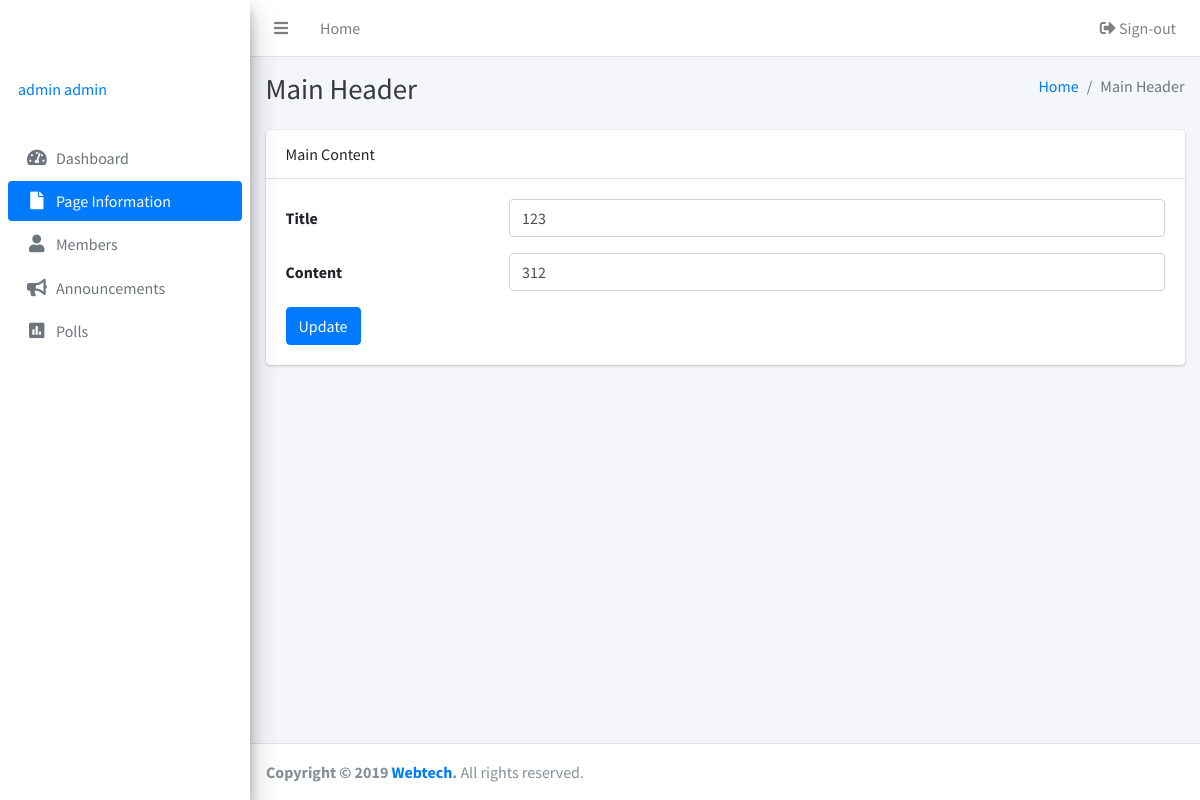
The app's page /admins/page.php (signed in), older data.
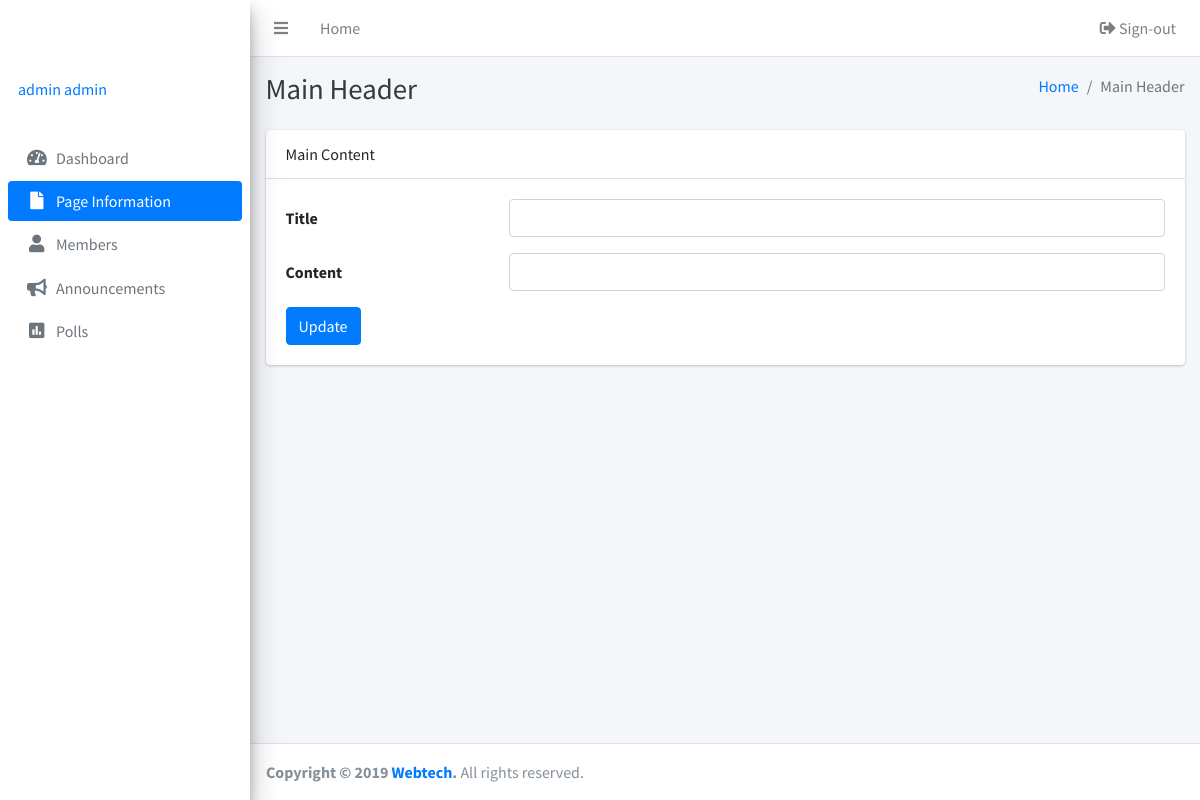
The same page, newer data.
### tables this page shows
CREATE TABLE IF NOT EXISTS `accounts` (
  `id` int(255) NOT NULL AUTO_INCREMENT,
  `firstname` varchar(255) NOT NULL,
  `lastname` varchar(255) NOT NULL,
  `username` varchar(255) NOT NULL,
  `email` varchar(255) NOT NULL,
  `password` varchar(255) NOT NULL,
  `role` enum('super','admin') NOT NULL,
  `status` enum('Enabled','Disabled') NOT NULL,
  PRIMARY KEY (`id`),
  UNIQUE KEY `username` (`username`)
);

CREATE TABLE IF NOT EXISTS `maincontent` (
  `id` int(255) NOT NULL AUTO_INCREMENT,
  `title` varchar(255) NOT NULL,
  `content` longtext NOT NULL,
  PRIMARY KEY (`id`)
);

### admins/inc/session.php (called while the page is built, shortened)
<?php
	include 'inc/db.php';;
	if(isset($_SESSION['admin'])){
		$sql = mysqli_query($db, "SELECT * FROM accounts where `username` = '".$_SESSION['admin']."'");
		$user = mysqli_fetch_assoc($sql);
	}
	else{
		header('location: login.php');
		exit();
	}
?>

### admins/page.php (the view, shortened to what this page needs)
<?php
  include 'inc/session.php';
  include 'inc/header.php';
 ?>
<?php
$link = "Information";
?>
<body class="hold-transition sidebar-mini">
<div class="wrapper">
<?php include 'inc/navbar.php'; ?>
  <div class="content-wrapper">
    <div class="content-header">
      <div class="container-fluid">
        <div class="row mb-2">
          <div class="col-sm-6">
            <h1 class="m-0 text-dark">Main Header</h1>
          </div>
          <div class="col-sm-6">
            <ol class="breadcrumb float-sm-right">
              <li class="breadcrumb-item"><a href="#">Home</a></li>
              <li class="breadcrumb-item active">Main Header</li>
            </ol>
          </div>
        </div>
      </div>
    </div>
    <div class="content">
      <div class="container-fluid">
         <div class="row">
          <div class="col-12">
            <div class="card">
              <div class="card-header">
               Main Content
              </div>
              <div class="card-body">
               <form class="form-horizontal" action="page.php" method="post" >
                <?php
                  $sql = mysqli_query($db, "SELECT * FROM maincontent");
                  $content = mysqli_fetch_assoc($sql);
                ?>
                  <div class="form-group row">
                    <label for="inputEmail3" class="col-sm-3 col-form-label">Title</label>
                    <div class="col-sm-9">
                      <input type="text" class="form-control" value="<?php echo $content['title'];?>" name="title" required>
                    </div>
                  </div>
                  <div class="form-group row">
                    <label for="inputEmail3" class="col-sm-3 col-form-label">Content</label>
                    <div class="col-sm-9">
                      <input type="text" class="form-control" value="<?php echo $content['content'];?>" name="content" required>
                    </div>
                  </div>
                  <button type="submit" class="btn btn-primary" name="submit">Update</button>
                  </form>
              </div>
            </div>
          </div>
        </div>
      </div>
    </div>
  </div>
  <?php include 'inc/footer.php'; ?>
</div>
</body>
</html>

### admins/inc/header.php (shortened to what this page needs)
<!DOCTYPE html>
<html lang="en">
<head>
  <link rel="stylesheet" href="plugins/fontawesome-free/css/all.min.css">
  <link rel="stylesheet" href="dist/css/adminlte.min.css">
</head>

### admins/inc/navbar.php
  <nav class="main-header navbar navbar-expand navbar-white navbar-light">
    <ul class="navbar-nav">
      <li class="nav-item">
        <a class="nav-link" data-widget="pushmenu" href="#"><i class="fas fa-bars"></i></a>
      </li>
      <li class="nav-item d-none d-sm-inline-block">
        <a href="index3.html" class="nav-link">Home</a>
      </li>
    </ul>
    <ul class="navbar-nav ml-auto">
      <li class="nav-item">
        <a class="nav-link" href="logout.php"><i class="nav-icon fas fa-sign-out-alt"></i> Sign-out</a>
      </li>
    </ul>
  </nav>
  <aside class="main-sidebar sidebar-gray elevation-4">
    <a href="index3.html" class="brand-link">
      <span class="brand-text font-weight-light">OrgIT</span>
    </a>
    <div class="sidebar">
      <div class="user-panel mt-3 pb-3 mb-3 d-flex">
        <div class="info">
          <a href="#" class="d-block"><?php echo $user['firstname']. ' '.$user['lastname']; ?></a>
        </div>
      </div>
<?php if($user['role'] == 'super'): ?>
      <nav class="mt-2">
        <ul class="nav nav-pills nav-sidebar flex-column" data-widget="treeview" role="menu" data-accordion="false">
          <li class="nav-item">
            <a href="index.php" class="nav-link <?php if($link == 'Dashboard') {echo 'active';} ?>">
              <i class="nav-icon fas fa-tachometer-alt"></i>
              <p>
                Dashboard
              </p>
            </a>
          </li>
          <li class="nav-item">
            <a href="page.php" class="nav-link <?php if($link == 'Information') {echo 'active';} ?>">
              <i class="nav-icon fas fa-file"></i>
              <p>
                Page Information
              </p>
            </a>
          </li>
          <li class="nav-item">
            <a href="allaccounts.php" class="nav-link <?php if($link == 'Accounts') {echo 'active';} ?>">
              <i class="nav-icon fas fa-users"></i>
              <p>
                All Accounts
              </p>
            </a>
          </li>
          <li class="nav-item">
            <a href="announcements.php" class="nav-link <?php if($link == 'Announcements') {echo 'active';} ?>">
              <i class="nav-icon fas fa-bullhorn"></i>
              <p>
                Announcements
              </p>
            </a>
          </li>
          <li class="nav-item">
            <a href="poll.php" class="nav-link <?php if($link == 'Polls') {echo 'active';} ?>">
              <i class="nav-icon fas fa-poll"></i>
              <p>
                Polls
              </p>
            </a>
          </li>
          <li class="nav-item">
            <a href="semester.php" class="nav-link <?php if($link == 'Semester') {echo 'active';} ?>">
              <i class="nav-icon fas fa-cog"></i>
              <p>
                Settings
              </p>
            </a>
          </li>
        </ul>
      </nav>
  <?php else: ?>
      <nav class="mt-2">
        <ul class="nav nav-pills nav-sidebar flex-column" data-widget="treeview" role="members" data-accordion="false">
          <li class="nav-item">
            <a href="index.php" class="nav-link <?php if($link == 'Dashboard') {echo 'active';} ?>">
              <i class="nav-icon fas fa-tachometer-alt"></i>
              <p>
                Dashboard
              </p>
            </a>
          </li>
          <li class="nav-item">
            <a href="page.php" class="nav-link <?php if($link == 'Information') {echo 'active';} ?>">
              <i class="nav-icon fas fa-file"></i>
              <p>
                Page Information
              </p>
            </a>
          </li>
          <li class="nav-item">
            <a href="members.php" class="nav-link <?php if($link == 'Members') {echo 'active';} ?>">
              <i class="nav-icon fas fa-user"></i>
              <p>
                Members
              </p>
            </a>
          </li>
          <li class="nav-item">
            <a href="announcements.php" class="nav-link <?php if($link == 'Announcements') {echo 'active';} ?>">
              <i class="nav-icon fas fa-bullhorn"></i>
              <p>
                Announcements
              </p>
            </a>
          </li>
          <li class="nav-item">
            <a href="poll.php" class="nav-link <?php if($link == 'Polls') {echo 'active';} ?>">
              <i class="nav-icon fas fa-poll"></i>
              <p>
                Polls
              </p>
            </a>
          </li>
        </ul>
      </nav>
  <?php endif ?>
    </div>
  </aside>

### admins/inc/footer.php
<footer class="main-footer">
	<strong>Copyright &copy; 2019 <a href="">Webtech</a>.</strong> All rights reserved.
</footer>

### admins/inc/header.php (style rules this page uses)
p, h1, h2, h3, h4, h5, h6, label, td, dt, dd { user-select: none; -webkit-user-select: none; -khtml-user-select: none; -moz-user-select: none; -ms-user-select: none; }

Row changes from the older to the newer data that the page shows:
removed maincontent: title "123", content "312"
